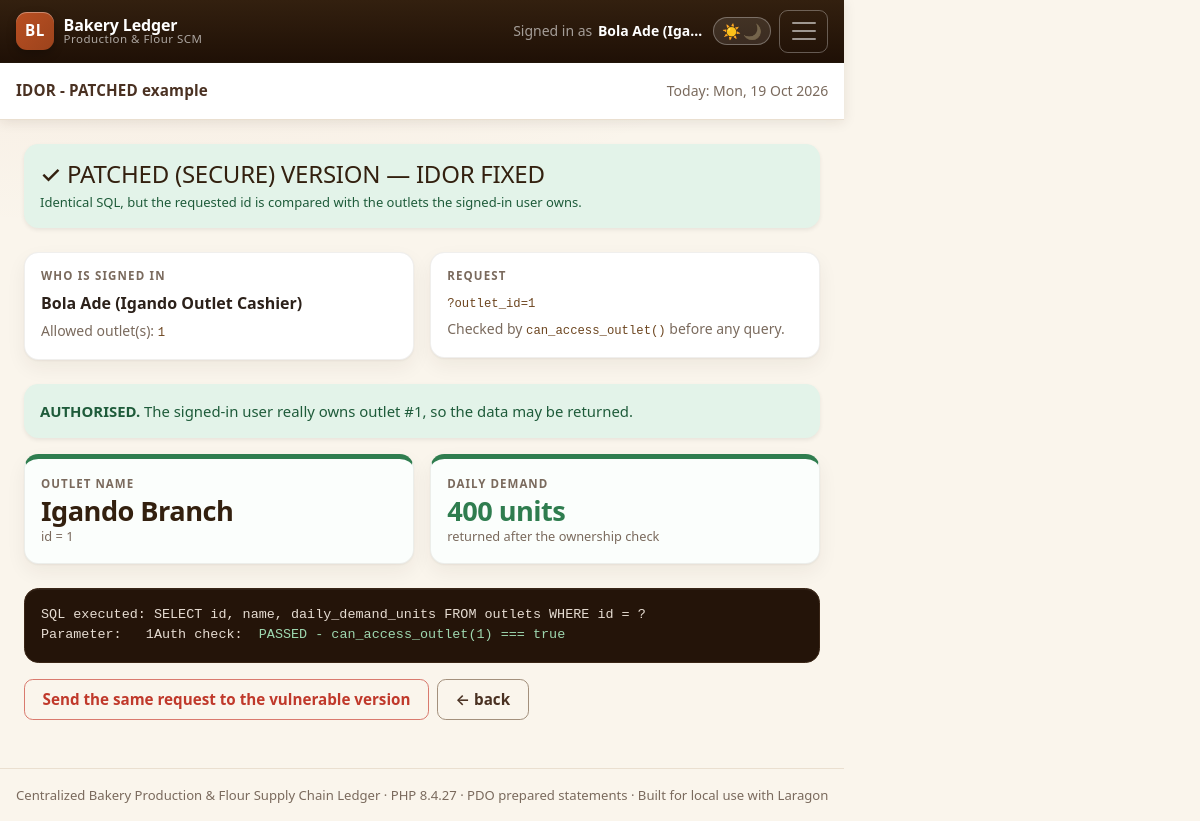
/security/idor_secure.php?act=cashier_igando&outlet_id=1, run on the app's committed database.
### tables this page shows
CREATE TABLE outlets (
    id                 INT UNSIGNED     NOT NULL AUTO_INCREMENT,
    name               VARCHAR(120)     NOT NULL,
    daily_demand_units INT UNSIGNED     NOT NULL DEFAULT 0,
     
    unit_price_kobo    INT UNSIGNED     NOT NULL DEFAULT 150000,
    created_at         TIMESTAMP        NOT NULL DEFAULT CURRENT_TIMESTAMP,
    PRIMARY KEY (id),
    UNIQUE KEY uq_outlets_name (name),
    KEY idx_outlets_demand (daily_demand_units)
);

### includes/auth.php (called while the page is built, shortened)
<?php
function demo_users(): array
{
    return [
        'manager' => [
            'name'       => 'Chinwe Okafor (Production Manager)',
            'role'       => 'manager',
            'outlet_ids' => null,
        ],
        'cashier_igando' => [
            'name'       => 'Bola Ade (Igando Outlet Cashier)',
            'role'       => 'cashier',
            'outlet_ids' => [1],
        ],
        'cashier_agege' => [
            'name'       => 'Musa Bello (Agege Outlet Cashier)',
            'role'       => 'cashier',
            'outlet_ids' => [3],
        ],
    ];
}
function current_user(): array
{
    $users = demo_users();
    $key   = $_SESSION['demo_user'] ?? 'manager';
    $user           = $users[$key];
    $user['key']    = $key;
    return $user;
}
function can_access_outlet(int $outletId): bool
{
    $user = current_user();
    return in_array($outletId, $user['outlet_ids'], true);
}
function require_outlet_access(int $outletId)
{
    if (can_access_outlet($outletId)) {
        return;
    }
    require __DIR__ . '/header.php';
    require __DIR__ . '/footer.php';
    exit;
}
function current_user_label(): string
{
    $user = current_user();
    return e($user['name']);
}

### includes/functions.php (called while the page is built, shortened)
<?php
function url(string $path = ''): string
{
    return APP_BASE . '/' . ltrim($path, '/');
}
function e($value): string
{
    return htmlspecialchars((string) $value, ENT_QUOTES, 'UTF-8');
}

### config/database.php (called while the page is built, shortened)
<?php
function db(): PDO
{
    static $pdo = null;
    $dsn = sprintf(
        'mysql:host=%s;port=%s;dbname=%s;charset=%s',
        DB_HOST,
        DB_PORT,
        DB_NAME,
        DB_CHARSET
    );
    $options = [
        PDO::ATTR_ERRMODE            => PDO::ERRMODE_EXCEPTION,
        PDO::ATTR_DEFAULT_FETCH_MODE => PDO::FETCH_ASSOC,
        PDO::ATTR_EMULATE_PREPARES   => false,
        PDO::ATTR_DRIVER_NAME        => 'mysql',
    ];
    try {
        $pdo = new PDO($dsn, DB_USER, DB_PASS, $options);
    } catch (PDOException $e) {
        if (APP_DEBUG) {
            http_response_code(500);
            echo '<div style="font-family:sans-serif;max-width:720px;margin:60px auto;">';
            echo '<h2>Database connection failed</h2>';
            echo '<p><strong>MySQL said:</strong> ' . htmlspecialchars($e->getMessage(), ENT_QUOTES, 'UTF-8') . '</p>';
            echo '<ol>';
            echo '<li>Make sure Laragon MySQL is <strong>started</strong>.</li>';
            echo '<li>Import <code>database/bakery.sql</code> (see README.md, step 3).</li>';
            echo '<li>Check DB_USER / DB_PASS in <code>config/config.php</code>.</li>';
            echo '</ol></div>';
            exit;
        }
        throw $e;
    }
    return $pdo;
}
function stream_query(string $sql, array $params = []): PDOStatement
{
    $stmt = db()->prepare($sql);
    $stmt->execute($params);
    return $stmt;
}

### security/idor_secure.php (the view, shortened to what this page needs)
<?php
$outletId = (int) ($_GET['outlet_id'] ?? 0);
$signedIn = current_user();
$outlet = null;
if ($outletId > 0) {
    $stmt   = stream_query('SELECT id, name, daily_demand_units FROM outlets WHERE id = ?', [$outletId]);
    $outlet = $stmt->fetch(PDO::FETCH_ASSOC);
}
require __DIR__ . '/../includes/header.php';
?>
<div class="alert alert-success border-0 shadow-sm mb-4">
    <h1 class="h4 mb-1">&#10003; PATCHED (SECURE) VERSION &mdash; IDOR FIXED</h1>
    <p class="mb-0 small">
        Identical SQL, but the requested id is compared with the outlets the signed-in user owns.
    </p>
</div>
<div class="row g-3 mb-4">
    <div class="col-md-6">
        <div class="table-card p-3">
            <h2 class="h6 text-uppercase text-muted">Who is signed in</h2>
            <p class="mb-1"><strong><?= current_user_label() ?></strong></p>
            <p class="small text-muted mb-0">
                Allowed outlet(s): <code><?= $signedIn['outlet_ids'] === null ? 'ALL' : implode(', ', $signedIn['outlet_ids']) ?></code>
            </p>
        </div>
    </div>
    <div class="col-md-6">
        <div class="table-card p-3">
            <h2 class="h6 text-uppercase text-muted">Request</h2>
            <p class="mb-1 small"><code>?outlet_id=<?= $outletId ?></code></p>
            <p class="small text-muted mb-0">Checked by <code>can_access_outlet()</code> before any query.</p>
        </div>
    </div>
</div>
<?php if ($outletId <= 0 || !$outlet): ?>
    <div class="alert alert-warning">
        Outlet <strong>#<?= $outletId ?></strong> does not exist or no id was given.
    </div>
<?php else: ?>
    <div class="alert alert-success border-0 shadow-sm">
        <strong>AUTHORISED.</strong>
        The signed-in user really owns outlet #<?= $outletId ?>, so the data may be returned.
    </div>
    <div class="row g-3 mb-4">
        <div class="col-md-6">
            <div class="table-card secure-card p-3 h-100">
                <div class="stat-label">Outlet name</div>
                <div class="stat-value"><?= e($outlet['name']) ?></div>
                <div class="stat-sub">id = <?= (int) $outlet['id'] ?></div>
            </div>
        </div>
        <div class="col-md-6">
            <div class="table-card secure-card p-3 h-100">
                <div class="stat-label">Daily demand</div>
                <div class="stat-value text-success"><?= number_format((int) $outlet['daily_demand_units']) ?> units</div>
                <div class="stat-sub">returned after the ownership check</div>
            </div>
        </div>
    </div>
    <div class="code-block mb-3">SQL executed: SELECT id, name, daily_demand_units FROM outlets WHERE id = ?
Parameter:   <?= $outletId ?>
Auth check:  <span class="good">PASSED - can_access_outlet(<?= $outletId ?>) === true</span></div>
    <div class="d-flex flex-wrap gap-2 mb-4">
        <a class="btn btn-outline-danger"
           href="<?= e(url('security/idor_vulnerable.php?act=' . $signedIn['key'] . '&outlet_id=' . $outletId)) ?>">
            Send the same request to the vulnerable version
        </a>
        <a class="btn btn-outline-secondary" href="<?= e(url('security/')) ?>">&larr; back</a>
    </div>
<?php endif; ?>
<?php require __DIR__ . '/../includes/footer.php'; ?>

### data on the page
outlets: name "Igando Branch", id "1", daily_demand_units "400"

### other printed values
$navUserFull "Bola Ade (Iga…"
$pageTitle "IDOR - PATCHED example"
current_user_label() "Bola Ade (Igando Outlet Cashier)"
implode(', ', $signedIn['outlet_ids']) "1"
$outletId "1"
PHP_VERSION "8.4.27"
